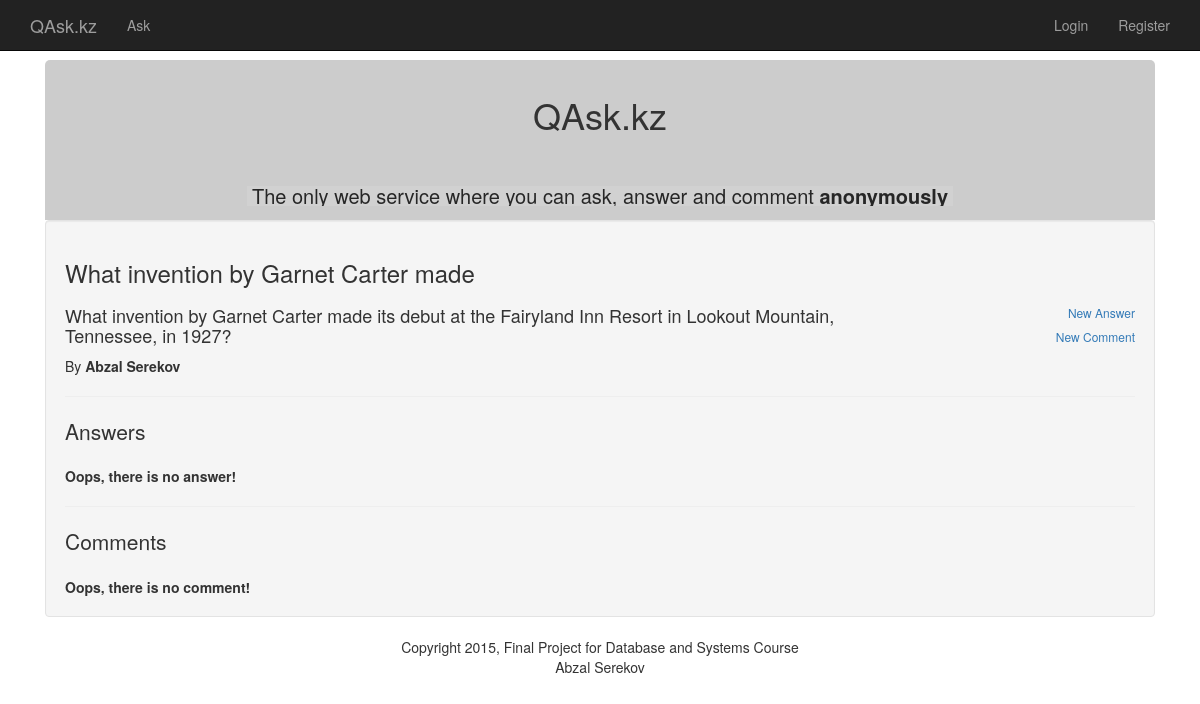
Screenshot of /question/1/1/ with the database file from the repository.
### qask_database_setup.py (models this page shows)
class Question(Base):
    __tablename__ = 'question'
    id = Column(Integer, primary_key=True)
    title = Column(String(250), nullable=False)
    body = Column(String(1000), nullable=False)
    added_time = Column(Float)
    updated_time = Column(Float)
    author_id = Column(Integer, ForeignKey('author.id'))
    author = relationship(Author)
    category_id = Column(Integer, ForeignKey('category.id'))
    category = relationship(Category)
    is_anonym = Column(Integer)

class Author (Base):
    __tablename__ = 'author'
    id = Column(Integer, primary_key=True)
    email = Column(String(250), nullable=False)
    name = Column(String(250), nullable=False)
    login = Column(String(30), nullable=False)
    password_hash = Column(String(250), nullable=False)
    added_time = Column(Float)

### main.py (the view)
@app.route('/question/<int:category_id>/<int:question_id>/')
def questionShow(category_id, question_id):
	user = 0
	if "user" in session:
		user = db.query(Author).filter_by(login=session['user']).first()
	question = db.query(Question).filter_by(id=question_id)
	if not question or question.count() == 0:
		flash("Wow, something wrong happened!!! Easy, man!", "error")
		return redirect(url_for('main'))
	question = question.one()
	answers = db.query(Answer).filter_by(question_id=question_id).order_by(desc(Answer.added_time))
	comments = db.query(Comment).filter_by(question_id=question_id).order_by(desc(Comment.added_time))
	return render_template('question.html', question=question,
		answers=answers,
		comments=comments,
		alen=answers.count(),
		clen=comments.count(),
		user=user)

### templates/question.html (shortened to what this page needs)
{% extends 'base.html' %}
{% block body %}
<div class="container">
     <div class="col-lg-12 col-sm-12 ">
        <div class="card hovercard">
          <div class="card-background">
              <img class="card-bkimg" alt="" src="http://lorempixel.com/100/100/people/9/">
          </div>
          <div class="useravatar">
            <h1>QAsk.kz</h1>
          </div>
          <div class="card-info"> <span class="card-title">The only web service where you can ask, answer and comment <strong>anonymously</strong></span>
          </div>
      </div>
      <div class="well">
        <div class="tab-content">
          <div class="tab-pane fade in active" id="tab1">
            <h3>{{question.title}}</h3>
            <div class="row">
              <div class="col-md-9">
                <h4>{{question.body|safe}}</h4>
                By <strong>{% if question.is_anonym %}Anonym{% else %} {{question.author.name}} {% endif %}</strong>
              </div>
              <div class="col-md-3">
                <h6 class="text-right"><a href="{{url_for('addAnswer', category_id=question.category.id, question_id=question.id)}}">New Answer</a></h6>
                <h6 class="text-right"><a href="{{url_for('addComment', category_id=question.category.id, question_id=question.id)}}">New Comment</a></h6>
              </div>
            </div>
            <hr/>
            <div>
              <span class="lead">Answers</span>
              <br/>
              <br/>
              {% if answers and alen > 0 %}
                {% for answer in answers %}
                  <div>
                    <strong>{% if answer.is_anonym %} Anonym {% else %} {{answer.author.name}} {% endif %}</strong> answers...
                    <h5>
                      {{answer.body|safe}}
                    </h5>
                  </div>
                {% endfor %}
              {% else %}
                <div><strong>Oops, there is no answer!</strong></div>
              {% endif %}
            </div>
            <hr/>
            <div>
              <span class="lead">Comments</span>
              <br/>
              <br/>
              {% if comments and clen > 0 %}
                {% for comment in comments %}
                  <div>
                    <strong>{% if comment.is_anonym %} Anonym {% else %} {{comment.author.name}} {% endif %}</strong> comments...
                    <h5>
                      {{comment.body|safe}}
                    </h5>
                  </div>
                {% endfor %}
              {% else %}
                <div><strong>Oops, there is no comment!</strong></div>
              {% endif %}
            </div>
          </div>
        </div>
      </div>
    </div>
    </div>
{% endblock %}

### static/stylesheets/styles.css (style rules this page uses)
.card { margin-top: 20px; padding: 30px; background-color: rgba(214, 224, 226, 0.2); -webkit-border-top-left-radius:5px; -moz-border-top-left-radius:5px; border-top-left-radius:5px; -webkit-border-top-right-radius:5px; -moz-border-top-right-radius:5px; border-top-right-radius:5px; -webkit-box-sizing: border-box; -moz-box-sizing: border-box; box-sizing: border-box; }
.card.hovercard { position: relative; padding-top: 0; overflow: hidden; text-align: center; background-color: #fff; background-color: rgba(255, 255, 255, 1); }
.card.hovercard .card-background { height: 130px; }
.card-background img { -webkit-filter: blur(25px); -moz-filter: blur(25px); -o-filter: blur(25px); -ms-filter: blur(25px); filter: blur(25px); margin-left: -100px; margin-top: -200px; min-width: 130%; }
.card.hovercard .useravatar { position: absolute; top: 15px; left: 0; right: 0; }
.card.hovercard .card-info { position: absolute; bottom: 14px; left: 0; right: 0; }
.card.hovercard .card-info .card-title { padding:0 5px; font-size: 20px; line-height: 1; color: #262626; background-color: rgba(255, 255, 255, 0.1); -webkit-border-radius: 4px; -moz-border-radius: 4px; border-radius: 4px; }
.card.hovercard .card-info { overflow: hidden; font-size: 12px; line-height: 20px; color: #737373; text-overflow: ellipsis; }

### rows the page displays
Question: title "What invention by Garnet Carter made", body "What invention by Garnet Carter made its debut at the Fairyland Inn Resort in Lookout Mountain, Tennessee, in 1927?"
Author: author.name "Abzal Serekov"
